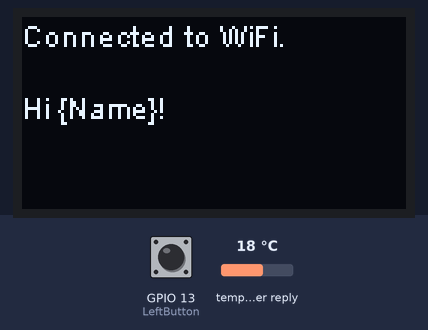
Recording of a sketch running on a simulated ESP8266 (NodeMCU). On the bench: 128×64 one-colour display. Inputs (shaded band) come from the test bench; at power-on: GPIO 13 (LeftButton) HIGH, temperature in the weather reply 18 °C. WiFi joins after 1.5 s; servers stay silent unless stated; network time is answered at once with the bench clock; the local clock reads 2024-03-15 10:24:30 at power-on unless the sketch sets it; web services answer with replies made up by the test bench; what the sketch prints to the serial monitor is not drawn.

Above: at 4.2 s.
4.3 s: GPIO 13 (LeftButton) pulled LOW for 0.15 s
At 5.4 s:
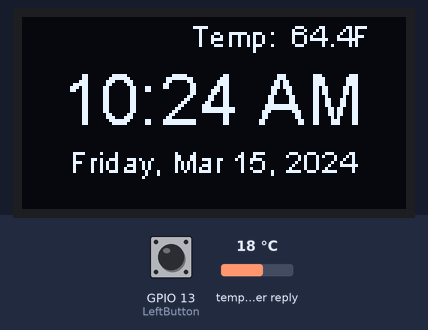
Timing chart, 0 to 7.3 s (numbered marks = the images above; inputs shaded):
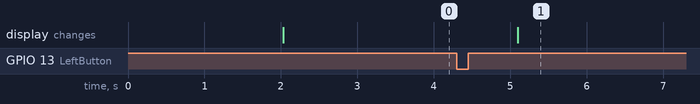

Measured:
- after the input at 4.3 s, the display: changes after 0.80 s (image 1)

The sketch:

watch_esp12e.ino
```cpp
//  Libraries needed:
//  Time.h & TimeLib.h:  https://github.com/PaulStoffregen/Time
//  Timezone.h: https://github.com/JChristensen/Timezone
//  SSD1306Wire.h:  https://github.com/squix78/esp8266-oled-ssd1306
//  NTPClient.h: https://github.com/arduino-libraries/NTPClient
//  ArduinoJson.h

// 128x64 OLED pinout:
// GND goes to ground
// Vin goes to 3.3V
// Data to I2C SDA (GPIO 4)
// Clk to I2C SCL (GPIO 5)

//Also need to download driver for usb-uart board

#include <ESP8266WiFi.h>
#include <ESP8266HTTPClient.h>
#include <WiFiClientSecure.h>
#include <WiFiUdp.h>
#include <Wire.h>
#include <SSD1306Wire.h>
#include <NTPClient.h>
#include <Time.h>
#include <TimeLib.h>
#include <Timezone.h>
#include <ArduinoJson.h>

const int LeftButton = 13;
const int RightButton = 14;
const int MiddleButton = 12;

// Define NTP properties
#define NTP_OFFSET   0     // In seconds - no offset here, we correct for timezone later
#define NTP_INTERVAL 60 * 1000    // In miliseconds - frequency of syncing time with NTP
#define NTP_ADDRESS  "us.pool.ntp.org"  // change this to whatever pool is closest (see ntp.org)

// Set up the NTP UDP client
WiFiUDP ntpUDP;
NTPClient timeClient(ntpUDP, NTP_ADDRESS, NTP_OFFSET, NTP_INTERVAL);

// Create a display object
SSD1306Wire  display(0x3C, 4, 5); //0x3C is the usual hardware address of the OLED

const char* ssid = "{wifi-network-name}";   // insert your own ssid
const char* password = "{wifi-network-password}";         // and password
String date;
String t;
String temp;
const char * days[] = {"Sunday", "Monday", "Tuesday", "Wednesday", "Thursday", "Friday", "Saturday"} ;
const char * months[] = {"Jan", "Feb", "Mar", "Apr", "May", "June", "July", "Aug", "Sep", "Oct", "Nov", "Dec"} ;
const char * ampm[] = {"AM", "PM"} ;

const String url = "https://api.openweathermap.org/data/2.5/weather?"; //put the link to Weather API here
const String ApiKey = "7ca95e3c3f554337c5ff41944d56ae2f";

// Replace with your location
const String lat = "{latitude}";
const String lon = "{longitude}";

WiFiClient client;

void setup() {
  // put your setup code here, to run once:
  Serial.begin(115200); // most ESP-01's use 115200 but this could vary
  timeClient.begin();   // Start the NTP UDP client

  Wire.begin(4, 5); // 4=sda, 5=scl
  display.init();
  display.flipScreenVertically();
  pinMode(LeftButton, INPUT);

  // Connect to WiFi
  WiFi.begin(ssid, password);
  Serial.println("Connecting to WiFi...");
  while (WiFi.status() != WL_CONNECTED) {
    delay(1000);
    Serial.println("Connecting...");
  }

  Serial.println("Connected to WiFi!");
  Serial.println("IP Address: ");
  Serial.println(WiFi.localIP());

  display.drawString(0, 0, "Connected to WiFi.");
  display.drawString(0, 24, "Hi {Name}!");
  display.display();
  delay(1000);
}

void loop() {
  int buttonState = digitalRead(LeftButton);
  if (buttonState == LOW) {
    Serial.print("Button pressed");
    GetWeatherData();
    tellTime();
    delay(6000);
  }

  display.display();
}

void tellTime() {
  if (WiFi.status() == WL_CONNECTED) //Check WiFi connection status
  {
    date = "";  // clear the variables
    t = "";

    // update the NTP client and get the UNIX UTC timestamp
    timeClient.update();
    unsigned long epochTime =  timeClient.getEpochTime();

    // convert received time stamp to time_t object
    time_t local, utc;
    utc = epochTime;

    // Then convert the UTC UNIX timestamp to local time
    TimeChangeRule usCDT = {"CDT", Second, Sun, Mar, 2, -300};  //UTC - 5 hours - change this as needed
    TimeChangeRule usCST = {"CST", First, Sun, Nov, 2, -360};   //UTC - 6 hours - change this as needed
    Timezone usCentral(usCDT, usCST);
    local = usCentral.toLocal(utc);

    // now format the Time variables into strings with proper names for month, day etc
    date += days[weekday(local) - 1];
    date += ", ";
    date += months[month(local) - 1];
    date += " ";
    date += day(local);
    date += ", ";
    date += year(local);

    // format the time to 12-hour format with AM/PM and no seconds
    t += hourFormat12(local);
    t += ":";
    if (minute(local) < 10) // add a zero if minute is under 10
      t += "0";
    t += minute(local);
    t += " ";
    t += ampm[isPM(local)];

    // Display the date and time
    Serial.println("");
    Serial.print("Local date: ");
    Serial.print(date);
    Serial.println("");
    Serial.print("Local time: ");
    Serial.print(t);

    // print the date and time on the OLED
    display.clear();
    display.setTextAlignment(TEXT_ALIGN_CENTER);
    display.setFont(ArialMT_Plain_24);
    display.drawStringMaxWidth(64, 14, 128, t); // print time on the display
    display.setFont(ArialMT_Plain_10);
    display.drawStringMaxWidth(64, 42, 128, date); // print date on the display

    display.drawString(70, 0, "Temp:"); // prints the Temperature from GetWeatherData() function
    display.drawString(100, 0, temp);
    display.drawString(113, 0, "F");
    display.display();
  }
  else // attempt to connect to wifi again if disconnected
  {
    display.clear();
    display.drawString(0, 18, "Connecting to Wifi...");
    display.display();
    WiFi.begin(ssid, password);
    display.drawString(0, 32, "Connected.");
    display.display();
  }
}

void GetWeatherData() {
  if (WiFi.status() == WL_CONNECTED) {
    HTTPClient http;
    WiFiClientSecure client;
    client.setInsecure();
    String request = url + "lat=" + lat + "&lon=" + lon + "&units=imperial&appid=" + ApiKey;
    Serial.print("Sending HTTP request to ");
    Serial.println(request);
    http.begin(client, request);
    int httpCode = http.GET();
    delay(500);

    if (httpCode == 200) {
      //Read Data as a JSON string
      String JSON_Data = http.getString();
      Serial.println(JSON_Data);

      //Retrieve some information about the weather from the JSON format
      DynamicJsonDocument doc(2048);
      deserializeJson(doc, JSON_Data);
      JsonObject obj = doc.as<JsonObject>();

      //Retrieve the Current Weather Info
      const char* description = obj["weather"][0]["description"].as<const char*>();
      const float tempF = obj["main"]["temp"].as<float>();
      temp = String(tempF, 1);

    } else {
      Serial.print("Weather - API request failed with code ");
      Serial.println(httpCode);
    }

    http.end();
  }
}
```
